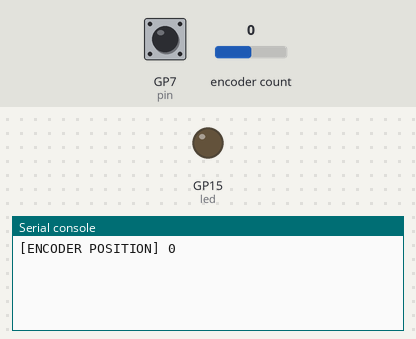
This program was run on a simulated Raspberry Pi Pico running CircuitPython. Shown: output pins drawn as LEDs (lit = HIGH), the last lines printed to the serial console. Inputs (shaded band) come from the test bench; at power-on: GP7 (pin) HIGH, encoder count 0. The clock reads 2024-03-15 10:24:30 at power-on unless the program sets it.

Above: at 1.2 s.
1.3 s: GP7 (pin) pulled LOW for 0.15 s
At 1.43 s:
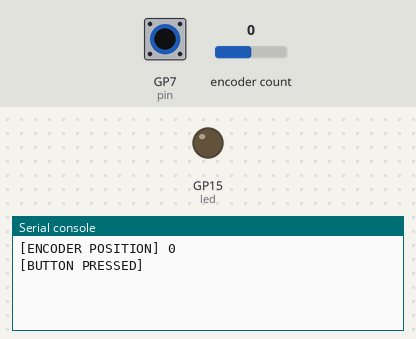
At 2.1 s:
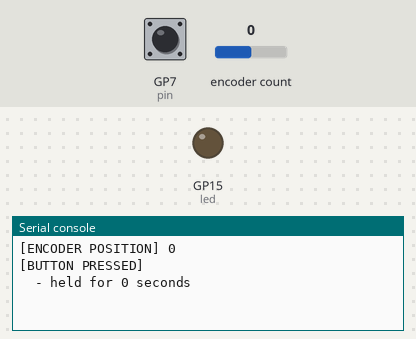

The program:

demo.py
```python
import board
import time
import rotaryio
from digitalio import DigitalInOut, Direction, Pull


# initialize the LED
led = DigitalInOut(board.GP15)
led.direction = Direction.OUTPUT

def blink_led(blink_count=1):
	for blink_index in range(int(blink_count)):
		led.value = True
		time.sleep(0.1)
		led.value = False
		time.sleep(0.1)

# initialize the rotary encoder
previous_encoder_position = None
rotary_encoder = rotaryio.IncrementalEncoder(board.GP8, board.GP9)

# initialize the mementary switch
pin = DigitalInOut(board.GP7)
pin.direction = Direction.INPUT
pin.pull = Pull.UP

press_start_time = None

while True:
	current_encoder_position = rotary_encoder.position
	if current_encoder_position != previous_encoder_position:
		print(f"[ENCODER POSITION] {current_encoder_position}")
		previous_encoder_position = current_encoder_position

	if not pin.value:
		if press_start_time is None:
			print("[BUTTON PRESSED]")
			press_start_time = time.time()
			blink_led(previous_encoder_position)
	else:
		if press_start_time:
			print(f"  - held for {time.time() - press_start_time} seconds")

		press_start_time = None


	time.sleep(0.05)
```

Measured:
- after the input at 1.3 s, the serial console: prints a new line at once (image 1)
